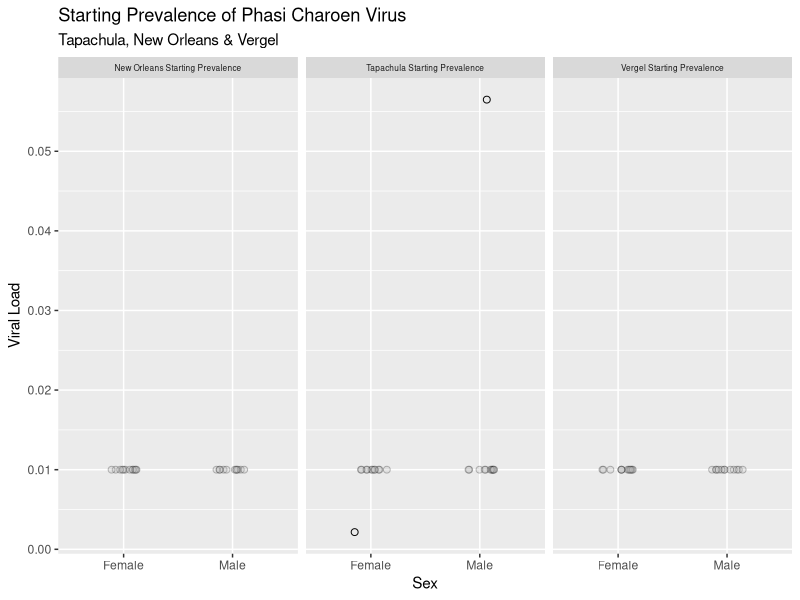
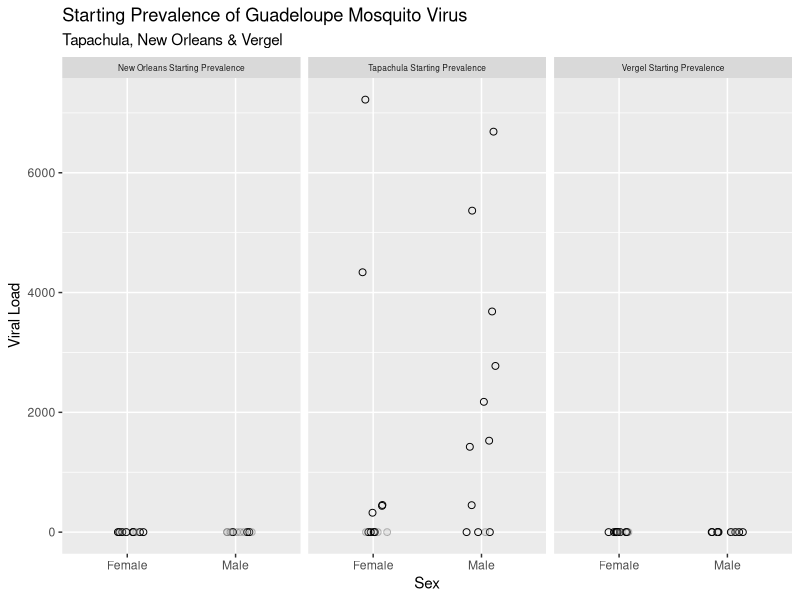
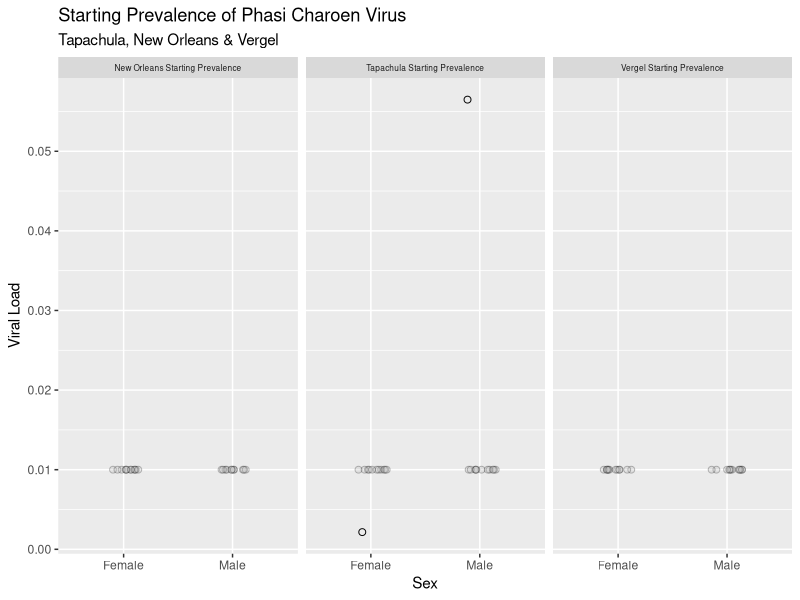
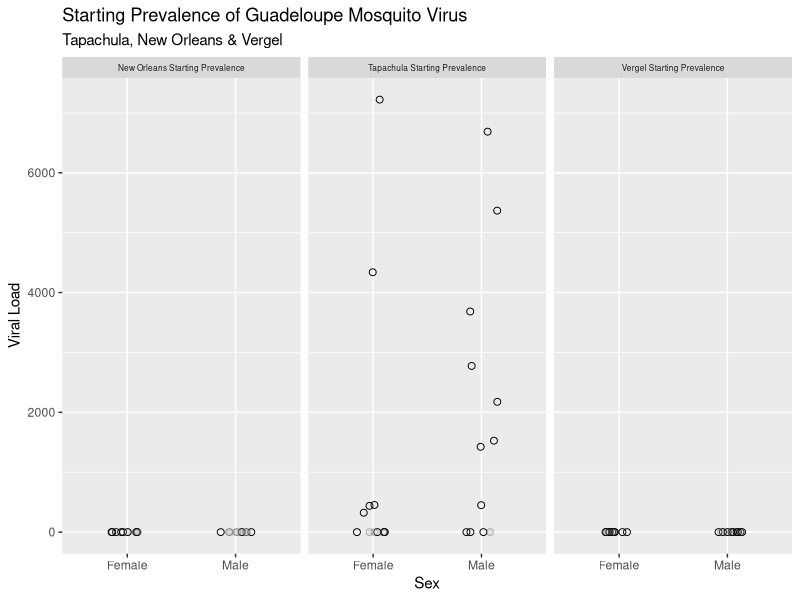

Write the R code that produced these figures, in order.
library(tidyverse)
library(readxl)

# Starting Prevalence Phasi Charoen

df <- read_excel("Phasi_SP.xlsx")

ggplot() + geom_jitter(data = filter(df, Virus_TF == "T"), 
                       mapping = aes(x= Sex, y= Viral_Load), 
                       width=0.15, height = 0, shape=21, size=2) +
  geom_jitter(data = filter(df, Virus_TF == "F"),
              mapping = aes(x=Sex, y=1e-2),
              width=0.15, height = 0, shape=21, fill="grey70", color="black", size=2, alpha=0.25) +
  facet_wrap(~Name) +
  theme(strip.text.x = element_text(size = 6)) +
  ylab("Viral Load") + 
  ggtitle("Starting Prevalence of Phasi Charoen Virus", subtitle = "Tapachula, New Orleans & Vergel") +
  theme(legend.position = "none") 

ggsave("Starting Prevalence Phasi.pdf", height=6, width=8, units="in")

# Starting Prevalence Guadeloupe Mosquito Virus

df2 <- read_excel("GMV_SP_T.xlsx")

ggplot() + geom_jitter(data = filter(df2, Virus_TF == "T"), 
                       mapping = aes(x= Sex, y= Viral_Load), 
                       width=0.15, height = 0, shape=21, size=2) +
  geom_jitter(data = filter(df2, Virus_TF == "F"),
              mapping = aes(x=Sex, y=1e-2),
              width=0.15, height = 0, shape=21, fill="grey70", color="black", size=2, alpha=0.25) +
  facet_wrap(~Name) +
  theme(strip.text.x = element_text(size = 6)) +
  ylab("Viral Load") + 
  ggtitle("Starting Prevalence of Guadeloupe Mosquito Virus", subtitle = "Tapachula, New Orleans & Vergel") +
  theme(legend.position = "none") 

ggsave("Starting Prevalence GMV.pdf", height=6, width=8, units="in")
